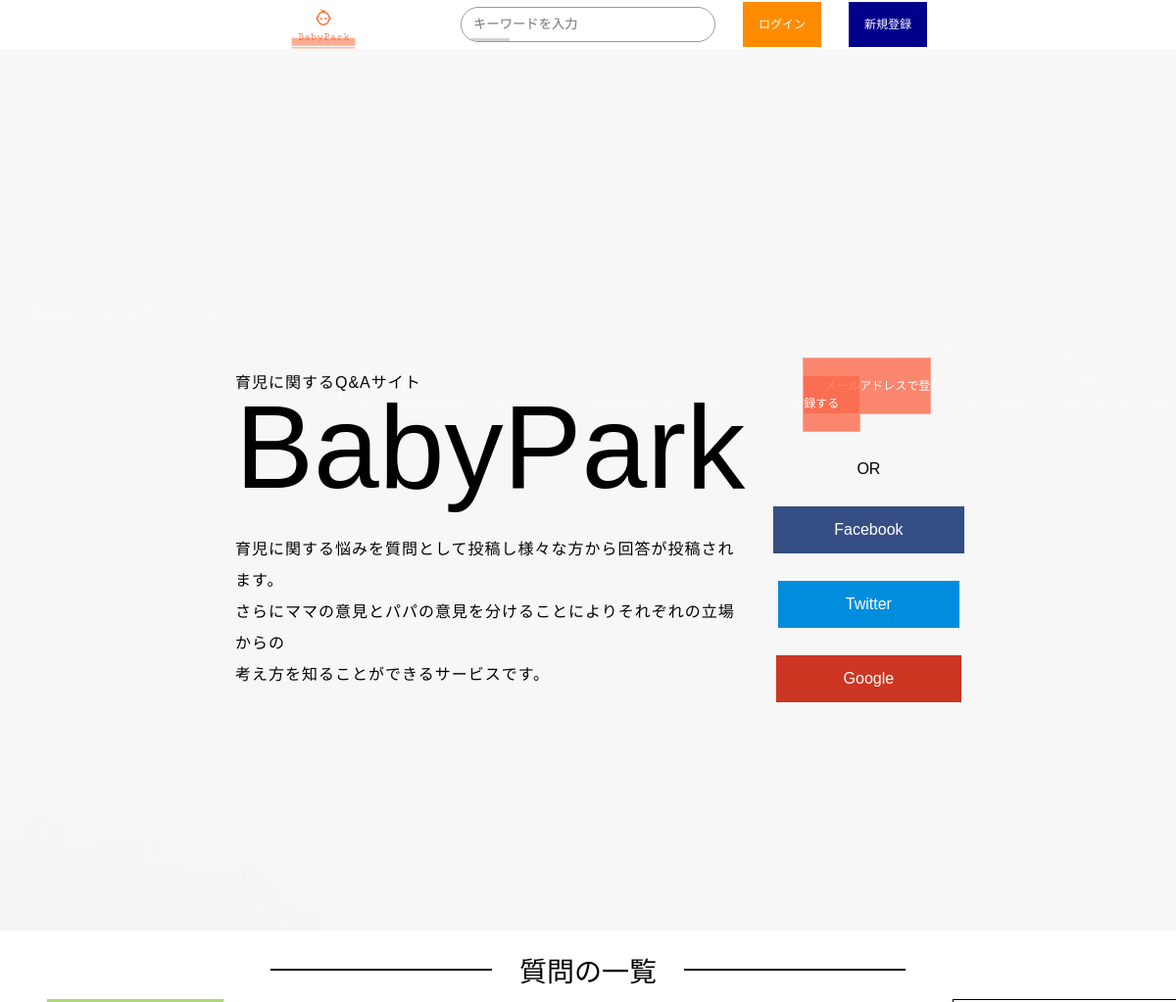
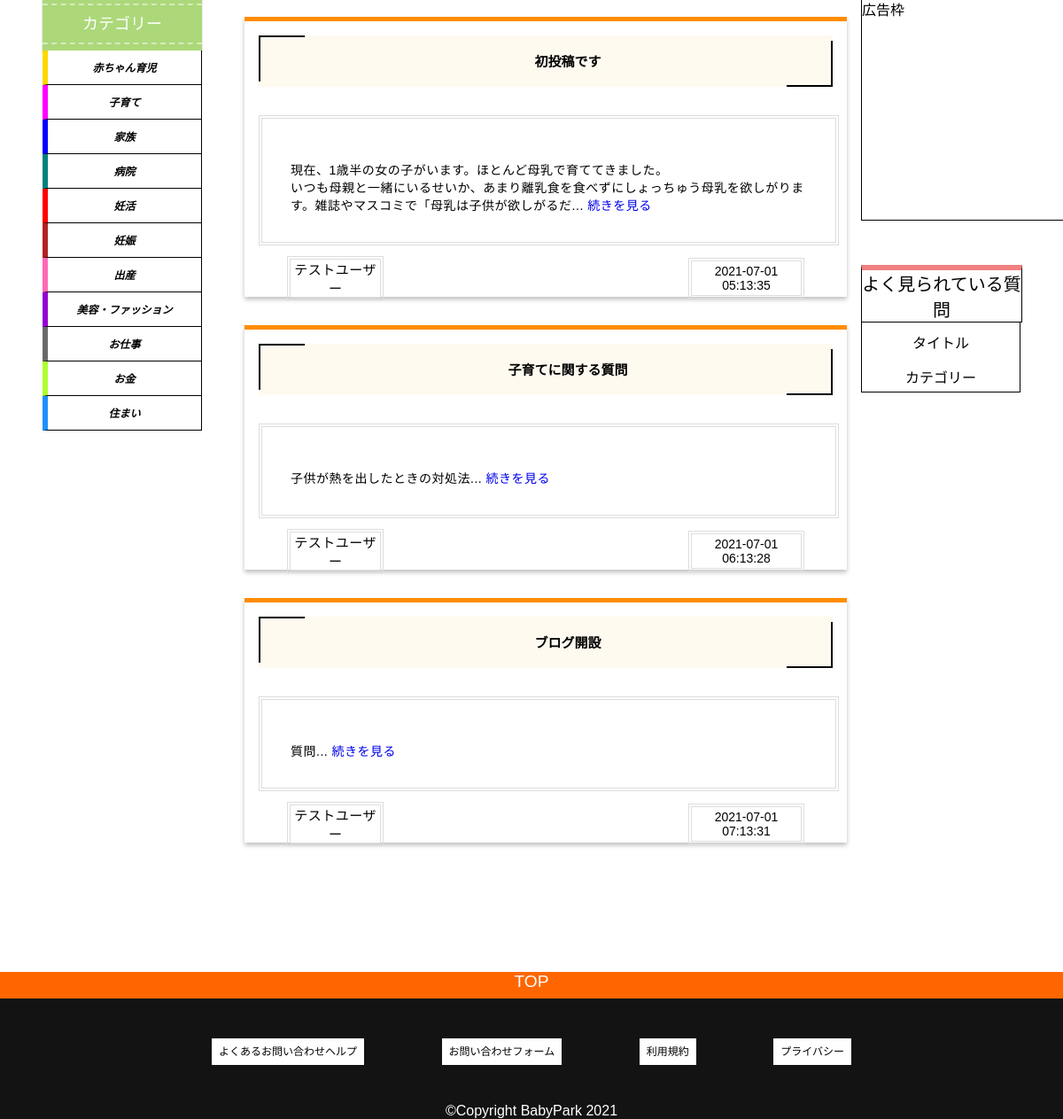
The page / on the database its author committed (2 pictures, top to bottom).
### tables this page shows
CREATE TABLE `posts` (
  `id` int(11) NOT NULL,
  `user_id` int(11) NOT NULL,
  `title` varchar(100) NOT NULL,
  `body` text NOT NULL,
  `category` varchar(100) NOT NULL,
  `created_at` timestamp NOT NULL DEFAULT CURRENT_TIMESTAMP,
  `update_at` timestamp NOT NULL DEFAULT CURRENT_TIMESTAMP ON UPDATE CURRENT_TIMESTAMP
);

CREATE TABLE `users` (
  `id` int(11) NOT NULL,
  `name` varchar(255) NOT NULL,
  `email` varchar(255) NOT NULL,
  `password` varchar(255) NOT NULL,
  `sex` int(11) NOT NULL,
  `description` text,
  `birthplace` varchar(255) DEFAULT NULL,
  `created_at` timestamp NOT NULL DEFAULT CURRENT_TIMESTAMP,
  `update_at` timestamp NOT NULL DEFAULT CURRENT_TIMESTAMP ON UPDATE CURRENT_TIMESTAMP
);

### public/index.php (called while the page is built, shortened)
<?php
$parse = parse_url($_SERVER["REQUEST_URI"]);
if(mb_substr($parse['path'], -1) === '/') {
    $parse['path'] .= $_SERVER["SCRIPT_NAME"];
}
require_once(ROOT_PATH.'Views'.$parse['path']);
?>

### Controllers/PostController.php (called while the page is built, shortened)
<?php
require_once(ROOT_PATH . '/Models/Post.php');
class PostController {
  public function __construct() {
    $this->Post = new Post();
  }
  public function index() {
    $page = 0;
    $result = $this->Post->getPostAll($page);
    $post_count = $this->Post->countALL();
    $params = [
      'posts' => $result,
      'pages' => $post_count / 10
    ];
    return $params;
  }
}
?>

### Models/Db.php (called while the page is built, shortened)
<?php
class Db {
  public function __construct($dbh = null) {
    if(!$dbh) {
      try {
        $this->dbh =new PDO(
          'mysql:dbname='.DB_NAME.
          ';host='.DB_HOST, DB_USER, DB_PASSWD
        );
      } catch (PDOException $e) {
        echo "接続失敗: " . $e->getMessage() . "\n";
        exit();
      }
    } else {
      $this->dbh = $dbh;
    }
  }
}

### Models/Post.php (called while the page is built, shortened)
<?php
require_once(ROOT_PATH . 'Models/Db.php');
class Post extends Db {
  public function getPostAll($page = 0): array
  {
    $sql = 'SELECT p.id AS post_id,  p.user_id, p.title, p.body, p.category, p.created_at,u.name
            FROM posts p
            INNER JOIN users u
            ON p.user_id = u.id';
    $sql .= ' LIMIT 10 OFFSET ' . (10 * $page);
    $stmt = $this->dbh->prepare($sql);
    $stmt->execute();
    $result = $stmt->fetchAll(PDO::FETCH_ASSOC);
    return $result;
  }
  public function countALL(): Int
  {
    $sql = 'SELECT count(*) as count FROM posts';
    $stmt = $this->dbh->prepare($sql);
    $stmt->execute();
    $count = $stmt->fetchColumn();
    return $count;
  }
}

### Views/index.php (the view, shortened to what this page needs)
<?php
require_once(ROOT_PATH . '/Models/Post.php');
require_once(ROOT_PATH . '/Controllers/PostController.php');
$posts = new PostController();
$params = $posts->index();
?>
<!DOCTYPE html>
<html lang="ja">
<head>
  <link rel="stylesheet" type="text/css" href="css/base.css">
</head>
<body>
  <?php if (!isset($_SESSION['login_user'])) : ?>
    <?php include("_header.html") ?>
  <?php endif; ?>
<div class="wrapper">
  <?php if (!isset($_SESSION['login_user'])) : ?>
    <div class="back_img">
      <div class="jumbotron_main ">
        <div class="jumbotron">
          <div class="left_title">
            <p class="title_description">育児に関するQ&Aサイト</p>
            <h2>BabyPark</h2>
            <p>育児に関する悩みを質問として投稿し様々な方から回答が投稿されます。<br>
            さらにママの意見とパパの意見を分けることによりそれぞれの立場からの<br>
            考え方を知ることができるサービスです。</p>
          </div>
          <div class="sign_in_box">
            <div class="mail_sign_in">
              <a href="register.php">メールアドレスで登録する</a>
            </div>
            <div class="or">OR</div>
            <div class="sosyal">
              <a href="#" class="facebook">Facebook</a>
            </div>
            <div class="sosyal">
              <a href="#" class="twitter">Twitter</a>
            </div>
            <div class="sosyal">
              <a href="#" class="google">Google</a>
            </div>
          </div>
        </div>
      </div>
    </div>
    <?php endif; ?>
    <div class="wrapper">
      <div class="category_list">
        <div class="category_title">
          <h3>カテゴリー</h3>
        </div>
        <ul>
          <li class="category_1"><a href="#" class="category_btn">赤ちゃん育児</a></li>
          <li class="category_2"><a href="#" class="category_btn">子育て</a></li>
          <li class="category_3"><a href="#" class="category_btn">家族</a></li>
          <li class="category_4"><a href="#" class="category_btn">病院</a></li>
          <li class="category_5"><a href="#" class="category_btn">妊活</a></li>
          <li class="category_6"><a href="#" class="category_btn">妊娠</a></li>
          <li class="category_7"><a href="#" class="category_btn">出産</a></li>
          <li class="category_8"><a href="#" class="category_btn">美容・ファッション</a></li>
          <li class="category_9"><a href="#" class="category_btn">お仕事</a></li>
          <li class="category_10"><a href="#" class="category_btn">お金</a></li>
          <li class="category_11"><a href="#" class="category_btn">住まい</a></li>
        </ul>
      </div>
      <div class="advertising">
        <div class="ad_box">広告枠</div>
        <div class="ranking">
          <div class="ranking_title">よく見られている質問</div>
          <div class="ranking_post">
            <div class="ranking_post_title">
              タイトル
            </div>
            <div class="ranking_post_category">
              カテゴリー
            </div>
          </div>
        </div>
      </div>
      <div class="main">
        <div class="post_list">
          <h2><span>質問の一覧</span></h2>
          <?php foreach ($params['posts'] as $post) : ?>
            <div class="post_list_top">
              <div class="post_title">
                <a href="show.php?id=<?php echo $post['post_id'] ?>"><?php echo $post['title'] ?></a>
              </div>
              <div class="post_text">
                <p><?php echo mb_substr($post['body'], 0, 100, 'utf8') ?>... <a href="#">続きを見る</a></p>
              </div>
              <div class="post_footer">
                <p class="post_name">
                  <?php echo $post['name'] ?>
                </p>
                <p class="post_time">
                  <?php echo $post['created_at'] ?>
                </p>
              </div>
            </div>
            <?php endforeach; ?>
          </div>
        </div>
      </div>
    </div>
    </body>
    </html>

### rows shown on the page
posts: title "初投稿です", body "現在、1歳半の女の子がいます。ほとんど母乳で育ててきました。 いつも母親と一緒にいるせいか、あまり離乳食を食べずにしょっちゅう母乳を欲しがります。雑誌やマスコミで「母乳は子供が欲しがるだ", user.name "テストユーザー", created_at "2021-07-01 05:13:35"
posts: title "子育てに関する質問", body "子供が熱を出したときの対処法", user.name "テストユーザー", created_at "2021-07-01 06:13:28"
posts: title "ブログ開設", body "質問", user.name "テストユーザー", created_at "2021-07-01 07:13:31"
